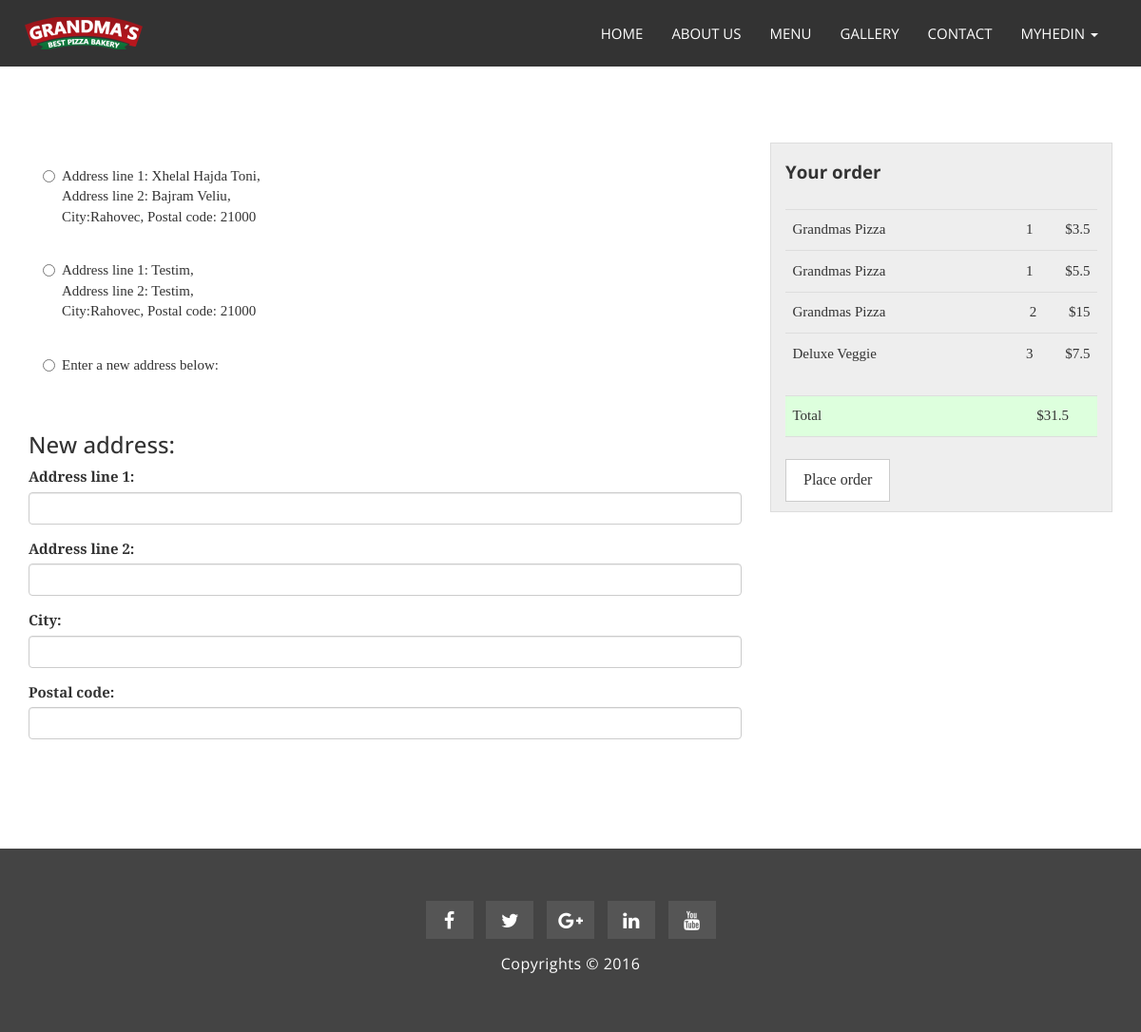
/checkout.php (signed in), run on the app's committed database.
### tables this page shows
CREATE TABLE `users` (
  `userID` int(11) NOT NULL,
  `userName` varchar(100) NOT NULL,
  `userSurname` varchar(100) NOT NULL,
  `userEmail` varchar(255) NOT NULL,
  `userPassword` varchar(255) NOT NULL,
  `userGender` char(1) NOT NULL,
  `userPhone` varchar(50) NOT NULL,
  `userStatus` int(11) NOT NULL,
  `tokenCode` varchar(100) NOT NULL,
  `userAdmin` int(11) NOT NULL,
  `joining_date` timestamp NOT NULL DEFAULT CURRENT_TIMESTAMP
);

CREATE TABLE `order_products` (
  `OrderProductsId` int(11) NOT NULL,
  `Size` int(11) DEFAULT NULL,
  `Quantity` int(11) NOT NULL,
  `Order_IdFK` int(11) NOT NULL,
  `Pizza_IdFK` int(11) DEFAULT NULL,
  `DailyIdFK` int(11) DEFAULT NULL
);

CREATE TABLE `pizza` (
  `p_id` int(11) NOT NULL,
  `p_name` varchar(255) NOT NULL,
  `p_photo` varchar(255) NOT NULL,
  `Category` int(11) NOT NULL
);

CREATE TABLE `pizza_size` (
  `pizza` int(11) NOT NULL,
  `size` int(11) NOT NULL,
  `price` double NOT NULL
);

### includes/class.user.php (called while the page is built, shortened)
<?php
class USER
{
  private $conn;
  public function __construct()
  {
    $database = new Database();
    $db = $database->dbConnection();
    $this->conn = $db;
  }
  public function runQuery($sql)
  {
    $stmt = $this->conn->prepare($sql);
    return $stmt;
  }
  public function is_logged_in()
  {
    if (isset($_SESSION['userSession'])) {
      return true;
    }
  }
}

### includes/session.php (called while the page is built, shortened)
<?php
include("dbconnect.php");
class Session
{
  function checkLogin()
  {
    if (isset($_SESSION['username'])) {
      return true;
    }
    else {
      return false;
    }
  }
  function getPizza($pizzaId)
  {
    global $database;
    $sql = "Select * from pizza WHERE p_id = :p_id";
    $stmt = $database->connection->prepare($sql);
    $stmt->bindParam('p_id', $pizzaId);
    $stmt->execute();
    $pizza = $stmt->fetch();
    return $pizza;
  }
  function getUser($userId)
  {
    global $database;
    $sql = "Select * from users WHERE userID = :userID";
    $stmt = $database->connection->prepare($sql);
    $stmt->bindParam('userID', $userId);
    $stmt->execute();
    $user = $stmt->fetch();
    return $user;
  }
  function getUserAddresses($userId)
  {
    global $database;
    $sql = "SELECT DISTINCT orders.address_id, address.address_1, address.address_2,address.city, address.postal_code FROM orders, address where orders.address_Id = address.address_id AND User_Id = :User_Id";
    $stmt = $database->connection->prepare($sql);
    $stmt->bindParam('User_Id', $userId);
    $stmt->execute();
    $addresses = $stmt->fetchAll(PDO::FETCH_ASSOC);
    return $addresses;
  }
  function getOrderProducts($orderId)
  {
    global $database;
    $sql = "SELECT * FROM order_products where Order_IdFK = :Order_IdFK";
    $stmt = $database->connection->prepare($sql);
    $stmt->bindParam('Order_IdFK', $orderId);
    $stmt->execute();
    $orderProducts = $stmt->fetchAll(PDO::FETCH_ASSOC);
    return $orderProducts;
  }
  function getOrderId($userId)
  {
    global $database;
    $sql = "SELECT * from orders where Status = 'In_Progress' AND User_Id = :User_Id";
    $stmt = $database->connection->prepare($sql);
    $stmt->bindParam('User_Id', $userId);
    $stmt->execute();
    $orderId = $stmt->fetch();
    return $orderId;
  }
  function getProductPrice($pizzaId, $sizeId)
  {
    global $database;
    $sql = "SELECT * from pizza_size where pizza = :pizza AND size = :size";
    $stmt = $database->connection->prepare($sql);
    $stmt->bindParam('pizza', $pizzaId);
    $stmt->bindParam('size', $sizeId);
    $stmt->execute();
    $productPrice = $stmt->fetch();
    return $productPrice;
  }
}
$session = new Session();
?>

### includes/dbconnect.php (called while the page is built, shortened)
<?php
class MySQLDB
{
  function __construct()
  {
    try {
      $this->connection = new PDO('mysql:host=' . DB_SERVER . ';dbname=' . DB_NAME, DB_USER, DB_PASS);
    } catch (PDOException $e) {
      echo "Error connecting to database.";
    }
  }
}
?>

### checkout.php (the view, shortened to what this page needs)
<?php
include('includes/session.php');
require_once 'includes/class.user.php';
$user_home = new USER();
if ($user_home->is_logged_in()) {
  $stmt = $user_home->runQuery("SELECT * FROM users WHERE userID=:uid");
  $stmt->execute(array(":uid" => $_SESSION['userSession']));
  $row = $stmt->fetch(PDO::FETCH_ASSOC);
}
?>
<!DOCTYPE html>
<html lang="en">
<head>
  <link href="assets/css/font-awesome.css" rel="stylesheet">
  <link href="assets/css/bootstrap.css" rel="stylesheet">
  <link rel="stylesheet" type="text/css" href="assets/css/slick.css">
  <link rel="stylesheet" type="text/css" href="assets/css/bootstrap-datepicker.css">
  <link id="switcher" href="assets/css/theme-color/default-theme.css" rel="stylesheet">
  <link rel="stylesheet" href="https://cdnjs.cloudflare.com/ajax/libs/font-awesome/4.7.0/css/font-awesome.min.css">
  <link href="style.css" rel="stylesheet">
</head>
<body>
<?php
if ($user_home->is_logged_in())
{
$userId = $_SESSION['userSession'];
$user = $session->getUser($userId);
if ($user['userAdmin'] == 0)
{
?>
<header id="mu-header">
  <nav class="navbar navbar-default mu-main-navbar navbar-bg" role="navigation" style="
    background-color: rgba(0, 0, 0, 0.8);
">
    <div class="container">
      <div class="navbar-header">
        <a class="navbar-brand" href="index.php"><img src="assets/img/logo.png" alt="Logo img"></a>
      </div>
      <div id="navbar" class="navbar-collapse collapse">
        <ul id="top-menu" class="nav navbar-nav navbar-right mu-main-nav">
          <li><a href="index.php">HOME</a></li>
          <li><a href="index.php">ABOUT US</a></li>
          <li><a href="index.php">MENU</a></li>
          <li><a href="index.php">GALLERY</a></li>
          <li><a href="index.php">CONTACT</a></li>
          <?php
          if (!$user_home->is_logged_in()){
            echo '<li><a href="includes/login.php">LOG IN / SIGN UP</a></li>';
          }else { ?>
          <li class="dropdown"><a class="dropdown-toggle" data-toggle="dropdown"
                                  href="index.php"><?php echo strtoupper($row['userName']); ?>
              <span class="caret"></span></a>
          </li>
        </ul>
      </div>
    </div>
  </nav>
</header>
<div class="container my-checkout">
  <form action="payment.php" method="POST" enctype="multipart/form-data">
    <?php
    $userId = $row['userID'];
    $order = $session->getOrderId($userId);
    $orderId = $order['Order_Id'];
    $totalCosts = 0;
    ?>
    <div class="row">
      <div class="col-md-8">
        <div class="addresses">
          <?php
          $addresses = $session->getUserAddresses($userId);
          foreach ($addresses as $key => $value) {
            ?>
            <div class="radio">
              <label>
                <input type="radio" required name="delivery-addresses" value="<?= $value['address_id'] ?>">
                Address line 1: <?= $value['address_1'] ?>,<br/>
                Address line 2: <?= $value['address_2'] ?>,<br/>
                City:<?= $value['city'] ?>,
                Postal code: <?= $value['postal_code'] ?>
              </label>
            </div>
            <?php
          }
          ?>
          <div class="radio">
            <label>
              <input type="radio" required name="delivery-addresses" value="new-address">
              Enter a new address below:
            </label>
          </div>
        </div>
        <h3>New address:</h3>
        <div class="form-group">
          <label for="address-1">Address line 1:</label>
          <input type="text" class="form-control" id="address-1" name="Address_1">
        </div>
        <div class="form-group">
          <label for="address-2">Address line 2:</label>
          <input type="text" class="form-control" id="address-2" name="Address_2">
        </div>
        <div class="form-group">
          <label for="city">City:</label>
          <input type="text" class="form-control" id="city" name="City">
        </div>
        <div class="form-group">
          <label for="postal-code">Postal code:</label>
          <input type="text" class="form-control" id="postal-code" name="Postal_Code">
        </div>
      </div>
      <div class="col-md-4">
        <div class="order-summary">
          <h2>Your order</h2>
          <ul class="items-list">
            <?php
            $suborders = $session->getOrderProducts($orderId);
            foreach ($suborders as $key => $value) {
              if ($value['Pizza_IdFK'] == null) {
                $dailyOfferProduct = $session->getDailyOffer($value['DailyIdFK']);
                $totalCosts += $dailyOfferProduct['DO_Price'] * $value['Quantity'];
                $itemPrice = $dailyOfferProduct['DO_Price'] * $value['Quantity'];
                ?>
                <li>
                  <span class="item-name"><?= $dailyOfferProduct['DO_Name']; ?></span>
                  <span class="qty"><?= $value['Quantity'] ?></span>
                  <span class="cost">$<?php echo $itemPrice; ?></span>
                </li>
                <?php
              } else {
                $pizzaProduct = $session->getPizza($value['Pizza_IdFK']);
                $pizzaPrices = $session->getProductPrice($value['Pizza_IdFK'], $value['Size']);
                $totalCosts += $value['Quantity'] * $pizzaPrices['price'];
                $itemPrice = $value['Quantity'] * $pizzaPrices['price'];
                ?>
                <li>
                  <span class="item-name"><?= $pizzaProduct['p_name']; ?></span>
                  <span class="qty"><?= $value['Quantity'] ?></span>
                  <span class="cost">$<?php echo $itemPrice; ?></span>
                </li>
                <?php
              }
            }
            }
            ?>
          </ul>
          <ul class="cost-list">
            <li class="total">
              <span class="cost-item">Total</span>
              <span class="cost">$<?php echo $totalCosts; ?></span>
            </li>
          </ul>
          <button type="submit" id="placeOrder" class="mu-send-btn">Place order</button>
        </div>
      </div>
    </div>
  </form>
  <?php }
  else {
    $user_home->redirect('index.php');
  }
  }
  else {
    $user_home->redirect('index.php');
  }
  ?>
</div>
<footer id="mu-footer">
  <div class="container">
    <div class="row">
      <div class="col-md-12">
        <div class="mu-footer-area">
          <div class="mu-footer-social">
            <a href="#"><span class="fa fa-facebook"></span></a>
            <a href="#"><span class="fa fa-twitter"></span></a>
            <a href="#"><span class="fa fa-google-plus"></span></a>
            <a href="#"><span class="fa fa-linkedin"></span></a>
            <a href="#"><span class="fa fa-youtube"></span></a>
          </div>
          <div class="mu-footer-copyright">
            <p>Copyrights &copy; <a rel="nofollow" href="#">2016</a></p>
          </div>
        </div>
      </div>
    </div>
  </div>
</footer>
</body>
</html>

### style.css (style rules this page uses)
body { background-color: #ffffff; font-family: "Prata", serif; color: #333333; font-size: 15px; overflow-x: hidden; }
ul { padding: 0; margin: 0; list-style: none; }
a { text-decoration: none; color: #333333; }
h1, h2, h3, h4, h5, h6 { font-family: "Open Sans", sans-serif; }
h2 { font-size: 30px; font-weight: 700; line-height: 40px; margin: 0; }
img { border: none; }
.mu-send-btn { background-color: transparent; border: 1px solid #ccc; display: inline-block; font-size: 16px; padding: 10px 18px; -webkit-transition: all 0.5s; -moz-transition: all 0.5s; -ms-transition: all 0.5s; -o-transition: all 0.5s; transition: all 0.5s; }
#mu-header { left: 0; right: 0; top: 0; position: fixed; z-index: 999; }
.mu-main-navbar { background-color: transparent; border: none; padding: 25px 0; border-radius: 0; -webkit-transition: all 0.5s; -moz-transition: all 0.5s; -ms-transition: all 0.5s; -o-transition: all 0.5s; transition: all 0.5s; }
.mu-main-navbar .mu-main-nav { font-family: "Open Sans", sans-serif; }
.mu-main-navbar .mu-main-nav li a { color: #fff; -webkit-transition: all 0.5s; -moz-transition: all 0.5s; -ms-transition: all 0.5s; -o-transition: all 0.5s; transition: all 0.5s; }
.mu-main-navbar .navbar-header .navbar-brand { padding: 0; margin-top: 8px; height: 34px; width: 145px; -webkit-transition: all 0.5s; -moz-transition: all 0.5s; -ms-transition: all 0.5s; -o-transition: all 0.5s; transition: all 0.5s; }
.mu-main-navbar .navbar-header .navbar-brand img { width: 100%; height: 100%; }
.navbar-bg { background-color: rgba(0, 0, 0, 0.8); padding: 10px 0; }
#mu-footer { background-color: #444; display: inline; float: left; padding: 50px 0; width: 100%; }
#mu-footer .mu-footer-area { display: inline; float: left; width: 100%; text-align: center; }
#mu-footer .mu-footer-area .mu-footer-social { display: inline; float: left; width: 100%; text-align: center; margin-bottom: 10px; }
#mu-footer .mu-footer-area .mu-footer-social a { background-color: #555; color: #fff; display: inline-block; font-size: 20px; height: 40px; line-height: 32px; margin: 5px; padding: 5px; text-align: center; width: 50px; -webkit-transition: all 0.5s; -moz-transition: all 0.5s; -ms-transition: all 0.5s; -o-transition: all 0.5s; transition: all 0.5s; }
#mu-footer .mu-footer-area .mu-footer-copyright { display: inline; float: left; width: 100%; }
#mu-footer .mu-footer-area .mu-footer-copyright p { font-family: "Open Sans", sans-serif; font-size: 16px; letter-spacing: 0.5px; color: #fff; }
#mu-footer .mu-footer-area .mu-footer-copyright p a { color: #fff; }
.my-checkout, .my-basket { margin-top: 150px; margin-bottom: 100px; }
.my-checkout h2 { font-size: 1.5em; margin: 0.5em 0 1em; }
.order-summary { border: solid 1px #ddd; padding: 10px 15px; background: #eee; }
.order-summary h2 { font-size: 1.25em; margin-top: 0; }
.order-summary .items-list { margin: 1em 0 1.5em; }
.order-summary .items-list li { border-top: solid 1px #ddd; padding: 0.7em 0.5em; text-align: right; }
.order-summary .items-list .item-name { float: left; }
.order-summary .items-list .qty { padding-left: 2em; }
.order-summary .items-list .cost { padding-left: 2em; }
.order-summary .cost-list { margin: 1em 0 1.5em; }
.order-summary .cost-list li { border-top: solid 1px #ddd; padding: 0.7em 2em 0.7em 0.5em; text-align: right; }
.order-summary .cost-list li.total { border-bottom: solid 1px #ddd; background: #dfd; }
.order-summary .cost-list .cost-item { float: left; margin-right: 1em; }
.order-summary .mu-send-btn { background: #fff; }
.addresses { margin-bottom: 3em; }
.addresses .radio { padding: 1em; }

### data on the page
users: userName "MYHEDIN"
order_products: Pizza_IdFK.p_name "Grandmas Pizza", Quantity "1", Quantity.price "3.5"
order_products: Pizza_IdFK.p_name "Grandmas Pizza", Quantity "1", Quantity.price "5.5"
order_products: Pizza_IdFK.p_name "Grandmas Pizza", Quantity "2", Quantity.price "15"
order_products: Pizza_IdFK.p_name "Deluxe Veggie", Quantity "3", Quantity.price "7.5"

### other printed values
$value['address_1'] "Xhelal Hajda Toni"
$value['address_2'] "Bajram Veliu"
$value['city'] "Rahovec"
$value['postal_code'] "21000"
$value['address_1'] "Testim"
$value['address_2'] "Testim"
$totalCosts "31.5"
